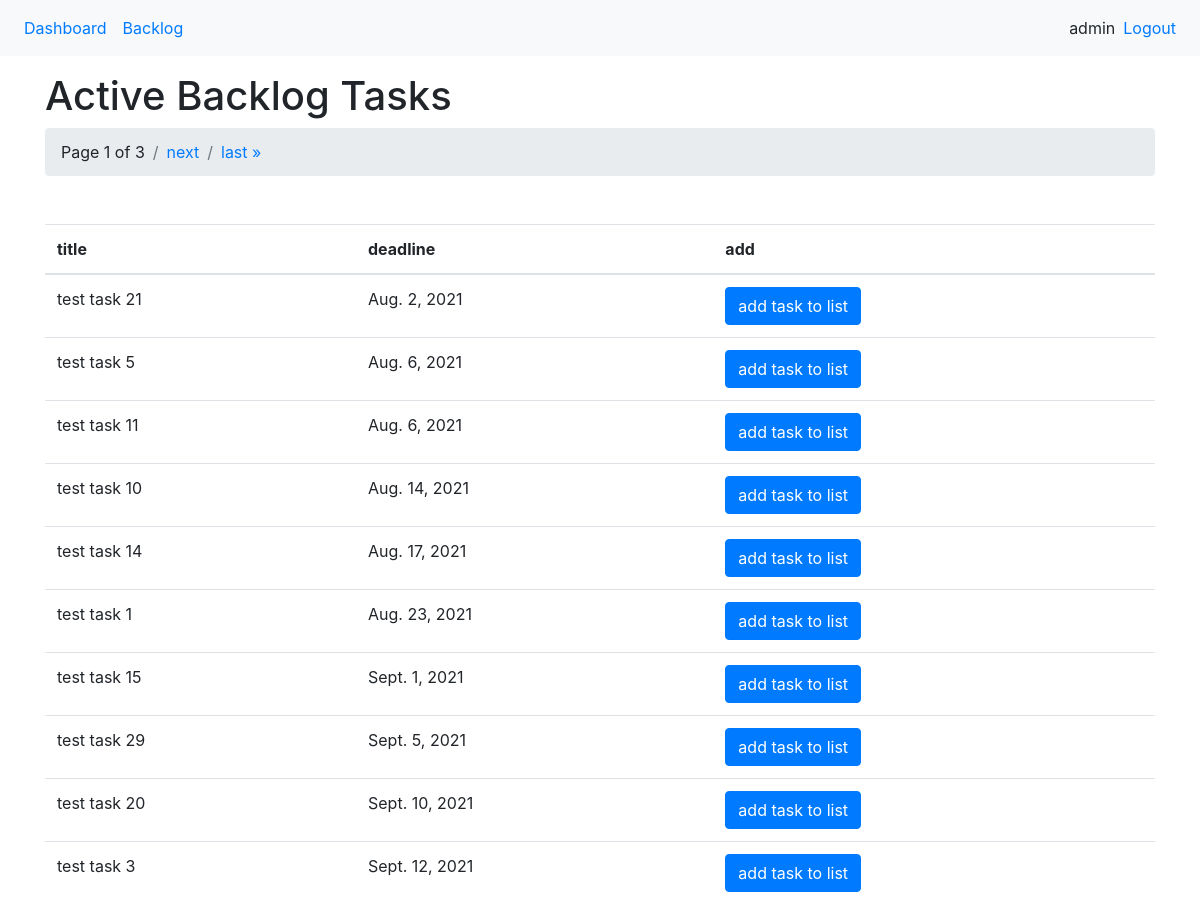
The page /task-list/task-actual/2103/ (signed in) on the database its author committed.
### tasks/models.py (models this page shows, shortened)
class Task(models.Model):
    user = models.ForeignKey(User, on_delete=models.CASCADE)
    title = models.CharField(max_length=200)
    description = models.TextField(null=True, blank=True)
    comment = models.TextField(null=True, blank=True)
    status = models.BooleanField(default=False)
    created_at = models.DateTimeField(auto_now_add=True)
    difficulty = models.IntegerField(default=1)
    moved_number = models.IntegerField(default=0)
    modified_at = models.DateTimeField(auto_now=True)
    deadline = models.DateField(default=timezone.now)
    task_list = models.ForeignKey(List, on_delete=models.CASCADE, related_name='tasks', null=True, blank=True)
    class Meta:
        ordering = ['deadline']

### tasks/views.py (the view)
# urls.py: path('task-actual/<int:list_id>/', ActualTasks.as_view(), name='task-actual'),
class ActualTasks(LoginRequiredMixin, ListView):
    model = Task
    context_object_name = 'tasks'
    paginate_by = 10
    template_name = "tasks/active_task_list.html"
    def get_context_data(self, **kwargs):
        context = super().get_context_data(**kwargs)
        context['list_id'] = self.kwargs.get('list_id')
        return context
    def get_queryset(self):
        queryset = super(ActualTasks, self).get_queryset()
        queryset = queryset.filter(
            user=self.request.user,
            status=False,
            deadline__gte=timezone.now().date()
        ).exclude(task_list__id=self.kwargs.get('list_id'))
        return queryset

### tasks/templates/tasks/active_task_list.html (shortened to what this page needs)
{% extends 'base.html' %}
{% block content %}
    <h1>Active Backlog Tasks</h1>
    {% include 'pagination.html' %}
    <div class="mt-5">
        <table class="table table-hover mt-3">
            <thead>
                <tr>
                    <th>title</th>
                    <th>deadline</th>
                    <th>add</th>
                </tr>
            </thead>
            <tbody>
                {% for task in tasks %}
                    <tr>
                        <td>
                            {{ task.title }}
                        </td>
                        <td>{{ task.deadline }}</td>
                        <td>
                            {%  url 'tasks' list_id as list_url %}
                            <form action="{% url 'task-add-to-list' task.id %}?next={{ list_url|urlencode }}" method="POST">
                                <input type="submit" class="btn btn-primary" value="add task to list">
                            </form>
                        </td>
                    </tr>
                {% endfor %}
            </tbody>
        </table>
    </div>
{% endblock content %}

### todo_list/templates/base.html (shortened to what this page needs)
<!DOCTYPE html>
<html lang="en">
<head>
    <link rel="stylesheet" href="https://maxcdn.bootstrapcdn.com/bootstrap/4.5.2/css/bootstrap.min.css">
</head>
<body>
    <nav class="navbar navbar-expand-md bg-light">
        <ul class="navbar-nav mr-auto">
                <li class="nav-item">
                    <a class="nav-link {% block dashboard_class %}{% endblock %}" href="{% url 'dashboard' %}">Dashboard</a>
                </li>
                <li class="nav-item">
                    <a class="nav-link {% block backlog_class %}{% endblock %}" href="{% url 'backlog' %}">Backlog</a>
                </li>
        </ul>
        <ul class="navbar-nav">
            {% if request.user.is_authenticated %}
                <span class="navbar-text">{{ request.user }}</span>
                <li class="nav-item">
                    <a class="nav-link" href="{% url 'logout' %}">Logout</a>
                </li>
            {% else %}
                <li class="nav-item">
                    <a class="nav-link" href="{% url 'login' %}">Login</a>
                </li>
            {% endif %}
        </ul>
    </nav>
    <div class="container pt-3">
        {% block content %}{% endblock %}
    </div>
</body>
</html>

### rows shown on the page
Task: title "test task 21", deadline "Aug. 2, 2021"
Task: title "test task 5", deadline "Aug. 6, 2021"
Task: title "test task 11", deadline "Aug. 6, 2021"
Task: title "test task 10", deadline "Aug. 14, 2021"
Task: title "test task 14", deadline "Aug. 17, 2021"
Task: title "test task 1", deadline "Aug. 23, 2021"
Task: title "test task 15", deadline "Sept. 1, 2021"
Task: title "test task 29", deadline "Sept. 5, 2021"
Task: title "test task 20", deadline "Sept. 10, 2021"
Task: title "test task 3", deadline "Sept. 12, 2021"

### other values the page prints
{{ request.user }} "admin"
{{ page_obj.number }} "1"
{{ page_obj.paginator.num_pages }} "3"
